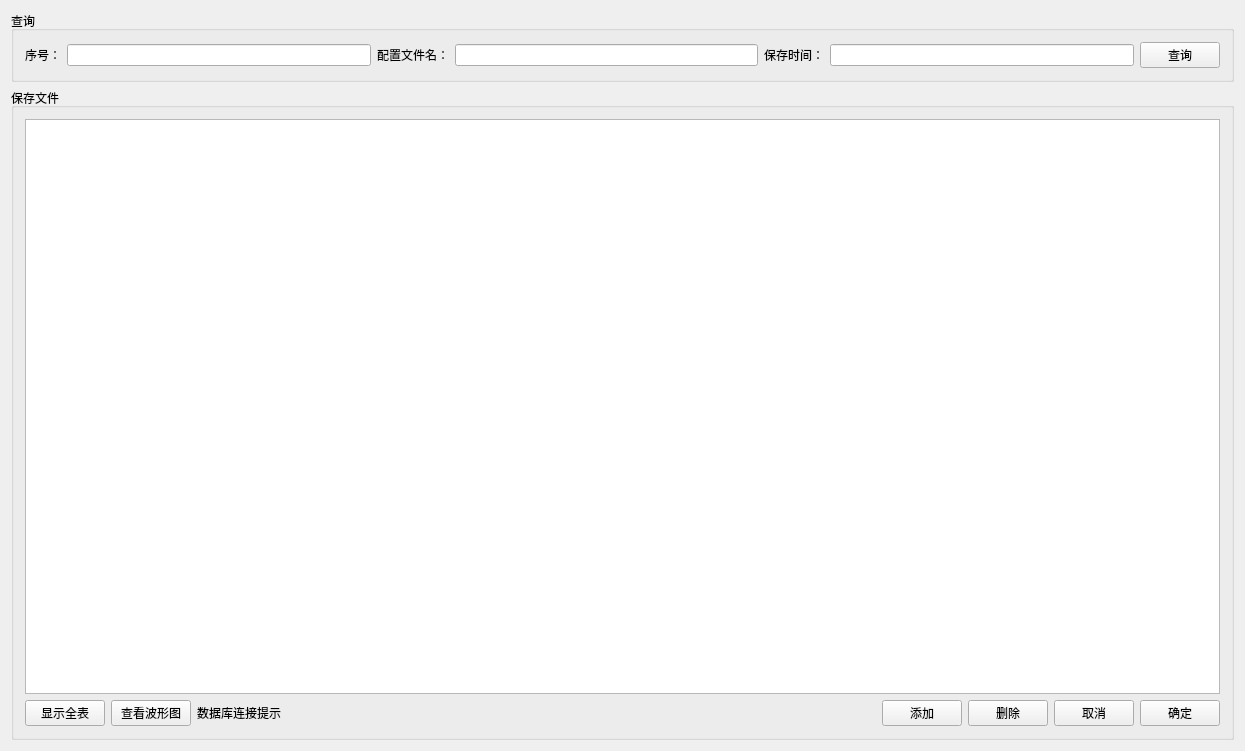
<?xml version="1.0" encoding="UTF-8"?>
<ui version="4.0">
 <class>dataSavewidget</class>
 <widget class="QWidget" name="dataSavewidget">
  <property name="geometry">
   <rect>
    <x>0</x>
    <y>0</y>
    <width>1245</width>
    <height>751</height>
   </rect>
  </property>
  <property name="windowTitle">
   <string>dataSavewidget</string>
  </property>
  <layout class="QGridLayout" name="gridLayout">
   <item row="0" column="0">
    <widget class="QGroupBox" name="groupBox">
     <property name="title">
      <string>查询</string>
     </property>
     <layout class="QGridLayout" name="gridLayout_2">
      <item row="0" column="0">
       <widget class="QLabel" name="label_id">
        <property name="text">
         <string>序号：</string>
        </property>
       </widget>
      </item>
      <item row="0" column="1">
       <widget class="QLineEdit" name="lineEdit_id"/>
      </item>
      <item row="0" column="2">
       <widget class="QLabel" name="label_excelname">
        <property name="text">
         <string>配置文件名：</string>
        </property>
       </widget>
      </item>
      <item row="0" column="3">
       <widget class="QLineEdit" name="lineEdit_excelname"/>
      </item>
      <item row="0" column="4">
       <widget class="QLabel" name="label_time">
        <property name="text">
         <string>保存时间：</string>
        </property>
       </widget>
      </item>
      <item row="0" column="5">
       <widget class="QLineEdit" name="lineEdit_time"/>
      </item>
      <item row="0" column="6">
       <widget class="QPushButton" name="pushButton_query">
        <property name="text">
         <string>查询</string>
        </property>
       </widget>
      </item>
     </layout>
    </widget>
   </item>
   <item row="1" column="0">
    <widget class="QGroupBox" name="groupBox_2">
     <property name="title">
      <string>保存文件</string>
     </property>
     <layout class="QGridLayout" name="gridLayout_3">
      <item row="1" column="0">
       <layout class="QHBoxLayout" name="horizontalLayout">
        <item>
         <widget class="QPushButton" name="pushButton_display">
          <property name="text">
           <string>显示全表</string>
          </property>
         </widget>
        </item>
        <item>
         <widget class="QPushButton" name="pushButton_wave">
          <property name="text">
           <string>查看波形图</string>
          </property>
         </widget>
        </item>
        <item>
         <widget class="QLabel" name="label_dbconnect">
          <property name="text">
           <string>数据库连接提示</string>
          </property>
         </widget>
        </item>
        <item>
         <spacer name="horizontalSpacer">
          <property name="orientation">
           <enum>Qt::Horizontal</enum>
          </property>
          <property name="sizeHint" stdset="0">
           <size>
            <width>40</width>
            <height>20</height>
           </size>
          </property>
         </spacer>
        </item>
        <item>
         <widget class="QPushButton" name="pushButton_add">
          <property name="text">
           <string>添加</string>
          </property>
         </widget>
        </item>
        <item>
         <widget class="QPushButton" name="pushButton_delete">
          <property name="text">
           <string>删除</string>
          </property>
         </widget>
        </item>
        <item>
         <widget class="QPushButton" name="pushButton_cancel">
          <property name="text">
           <string>取消</string>
          </property>
         </widget>
        </item>
        <item>
         <widget class="QPushButton" name="pushButton_submit">
          <property name="text">
           <string>确定</string>
          </property>
         </widget>
        </item>
       </layout>
      </item>
      <item row="0" column="0">
       <widget class="QTableView" name="tableView"/>
      </item>
     </layout>
    </widget>
   </item>
  </layout>
 </widget>
 <layoutdefault spacing="6" margin="11"/>
 <resources/>
 <connections>
  <connection>
   <sender>pushButton_display</sender>
   <signal>clicked()</signal>
   <receiver>dataSavewidget</receiver>
   <slot>OnPushbuttonDisplay()</slot>
   <hints>
    <hint type="sourcelabel">
     <x>66</x>
     <y>675</y>
    </hint>
    <hint type="destinationlabel">
     <x>65</x>
     <y>852</y>
    </hint>
   </hints>
  </connection>
  <connection>
   <sender>pushButton_add</sender>
   <signal>clicked()</signal>
   <receiver>dataSavewidget</receiver>
   <slot>OnPushbuttonAdd()</slot>
   <hints>
    <hint type="sourcelabel">
     <x>641</x>
     <y>671</y>
    </hint>
    <hint type="destinationlabel">
     <x>636</x>
     <y>833</y>
    </hint>
   </hints>
  </connection>
  <connection>
   <sender>pushButton_delete</sender>
   <signal>clicked()</signal>
   <receiver>dataSavewidget</receiver>
   <slot>OnPushbuttonDelete()</slot>
   <hints>
    <hint type="sourcelabel">
     <x>749</x>
     <y>673</y>
    </hint>
    <hint type="destinationlabel">
     <x>749</x>
     <y>825</y>
    </hint>
   </hints>
  </connection>
  <connection>
   <sender>pushButton_cancel</sender>
   <signal>clicked()</signal>
   <receiver>dataSavewidget</receiver>
   <slot>OnPushbuttonCancel()</slot>
   <hints>
    <hint type="sourcelabel">
     <x>821</x>
     <y>682</y>
    </hint>
    <hint type="destinationlabel">
     <x>822</x>
     <y>823</y>
    </hint>
   </hints>
  </connection>
  <connection>
   <sender>pushButton_submit</sender>
   <signal>clicked()</signal>
   <receiver>dataSavewidget</receiver>
   <slot>OnPushbuttonSubmit()</slot>
   <hints>
    <hint type="sourcelabel">
     <x>945</x>
     <y>672</y>
    </hint>
    <hint type="destinationlabel">
     <x>934</x>
     <y>800</y>
    </hint>
   </hints>
  </connection>
  <connection>
   <sender>pushButton_query</sender>
   <signal>clicked()</signal>
   <receiver>dataSavewidget</receiver>
   <slot>OnPushbuttonQuery()</slot>
   <hints>
    <hint type="sourcelabel">
     <x>958</x>
     <y>38</y>
    </hint>
    <hint type="destinationlabel">
     <x>999</x>
     <y>-123</y>
    </hint>
   </hints>
  </connection>
 </connections>
 <slots>
  <slot>OnPushbuttonDisplay()</slot>
  <slot>OnPushbuttonQuery()</slot>
  <slot>OnPushbuttonAdd()</slot>
  <slot>OnPushbuttonDelete()</slot>
  <slot>OnPushbuttonSubmit()</slot>
  <slot>OnPushbuttonCancel()</slot>
  <slot>OntableView_doubleClicked()</slot>
 </slots>
</ui>
